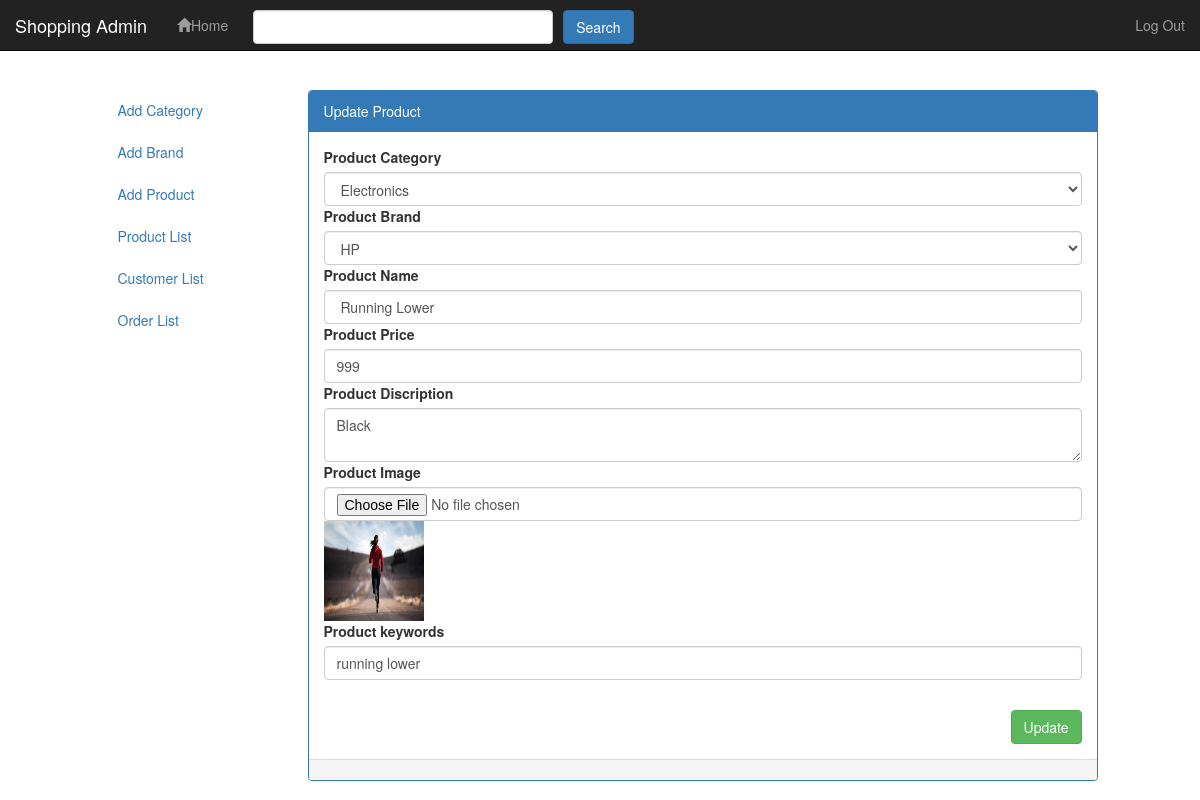
/admin/update.php?pid=4 (signed in), run on the app's committed database.
### tables this page shows
CREATE TABLE `products` (
  `product_id` int(50) NOT NULL,
  `product_cat` int(50) NOT NULL,
  `product_brand` int(50) NOT NULL,
  `product_title` varchar(200) NOT NULL,
  `product_price` int(50) NOT NULL,
  `product_desc` varchar(500) NOT NULL,
  `product_image` text NOT NULL,
  `product_keyword` text NOT NULL
);

### admin/update.php (the view, shortened to what this page needs)
<?php
require_once("../db_connection.php");
$pid = $_GET['pid'];
$p = mysqli_query($con,"SELECT * FROM products WHERE product_id ='$pid'");
?>
<!DOCTYPE html>
<html>
<head>
	<link rel="stylesheet" type="text/css" href="css/bootstrap.min.css">
</head>
<body>
	<div class="navbar navbar-inverse navbar-fixed-top">
		<div class="container-fluid">
			<div class="navbar-header">
				<a href="index.php" class="navbar-brand">Shopping Admin</a>
			</div>
			<ul class="nav navbar-nav">
				<li><a href="index.php"><span class="glyphicon glyphicon-home"></span>Home</a></li>
			<li style="width: 300px;left: 10px;top:10px;"><input type="text" class="form-control" id="search-box" name="search-box"></li>
			<li style="left: 20px;top:10px;"><button class="btn btn-primary" id="search_btn" name="search_btn">Search</button></li>
		</ul>
		<ul class="nav navbar-nav navbar-right">
				<li><a href="logout.php">Log Out</a> </li>
			</ul>
	</div>
</div>
<p><br /></p>
<p><br /></p>
<p><br /></p>
<div class="container-fliued">
	<div class="row">
		<div class="col-md-1"></div>
		<div class="col-md-2">
			<div class="nav nav-pills nav-stacked">
				<li><a href="add_category.php">Add Category</a></li>
				<li><a href="add_brand.php">Add Brand</a></li>
				<li><a href="add_product.php">Add Product</a></li>
				<li><a href="product_list.php">Product List</a></li>
				<li><a href="customer_list.php">Customer List</a></li>
				<li><a href="order_list.php">Order List</a></li>
			</div>
		</div>
		<div class="col-md-8">
		<?php
			while($row = mysqli_fetch_array($p)){
				$pImage = $row['product_image'];
				$pName = $row['product_title'];
				$pPrice = $row['product_price'];
				$pDesc = $row['product_desc'];
				$pKey = $row['product_keyword'];
		?>
			<div class="panel panel-primary">
					<div class="panel-heading">Update Product</div>
					<div class="panel-body">
						<form method="post" id="addProduct_form" enctype="multipart/form-data">
							<div class="row">
								<div class="col-md-12">
									<label for="product_category">Product Category</label>
									<select class="form-control" name="product_category">
										<?php $category_list = mysqli_query($con,"SELECT * FROM categories");
										while ($s = mysqli_fetch_array($category_list)) {
											echo "<option value=".$s['cat_id'].">". $s['cat_title'] . "</option>";
										}
										?>
									</select>
								</div>
							</div>
							<div class="row">
								<div class="col-md-12">
									<label for="Product_brand">Product Brand</label>
									<select class="form-control" name="product_brand">
										<?php $brand_list = mysqli_query($con,"SELECT * FROM brands");
										while ($row = mysqli_fetch_array($brand_list)) {
											echo "<option value=".$row['brand_id'].">". $row['brand_title'] . "</option>";
										}
										?>
									</select>
								</div>
							</div>
							<div class="row">
								<div class="col-md-12">
									<label for="product_name">Product Name</label>
									<input type="text" name="product_name" class="form-control" id="product_name" value="<?=$pName?>" required >
								</div>
							</div>
							<div class="row">
								<div class="col-md-12">
									<label for="product_price">Product Price</label>
									<input type="product_price" name="product_price" class="form-control" id="product_price" value="<?=$pPrice?>" required>
								</div>
							</div>
							<div class="row">
								<div class="col-md-12">
									<label for="product_desc">Product Discription</label>
									<textarea class="form-control" name="product_desc" id="product_desc" ><?=$pDesc?></textarea>
								</div>
							</div>
							<div class="row">
								<div class="col-md-12">
									<label for="image">Product Image</label>
									<input type="file" class="form-control" name="file" id="file" required>
									<img src="../uploads/product-images/<?=$pImage?>" style="height: 100px;width: 100px;">
								</div>
							</div>
							<div class="row">
								<div class="col-md-12">
									<label for="keywords">Product keywords</label>
									<input type="text" name="productkey" class="form-control" id="productkey" value="<?=$pKey?>" required>
								</div>
							</div>
							<p><br/></p>
							<div class="row">
								<div class="col-md-12">
									<input style="float: right;" value="Update" type="submit" name="btnUpdate" class="btn btn-success" id="btnUpdate">
								</div>
							</div>
						</div>
					<div class="panel-footer"></div>
				</div>
		</div>
		<?php } ?>
		<div class="col-md-1"></div>
	</div>
</div>
</body>
</html>

### data on the page
products: product_name "Running Lower", product_price "999", product_desc "Black", product_image (picture), productkey "running lower"

### other printed values
form field product_category "Electronics"
form field product_brand "HP"
